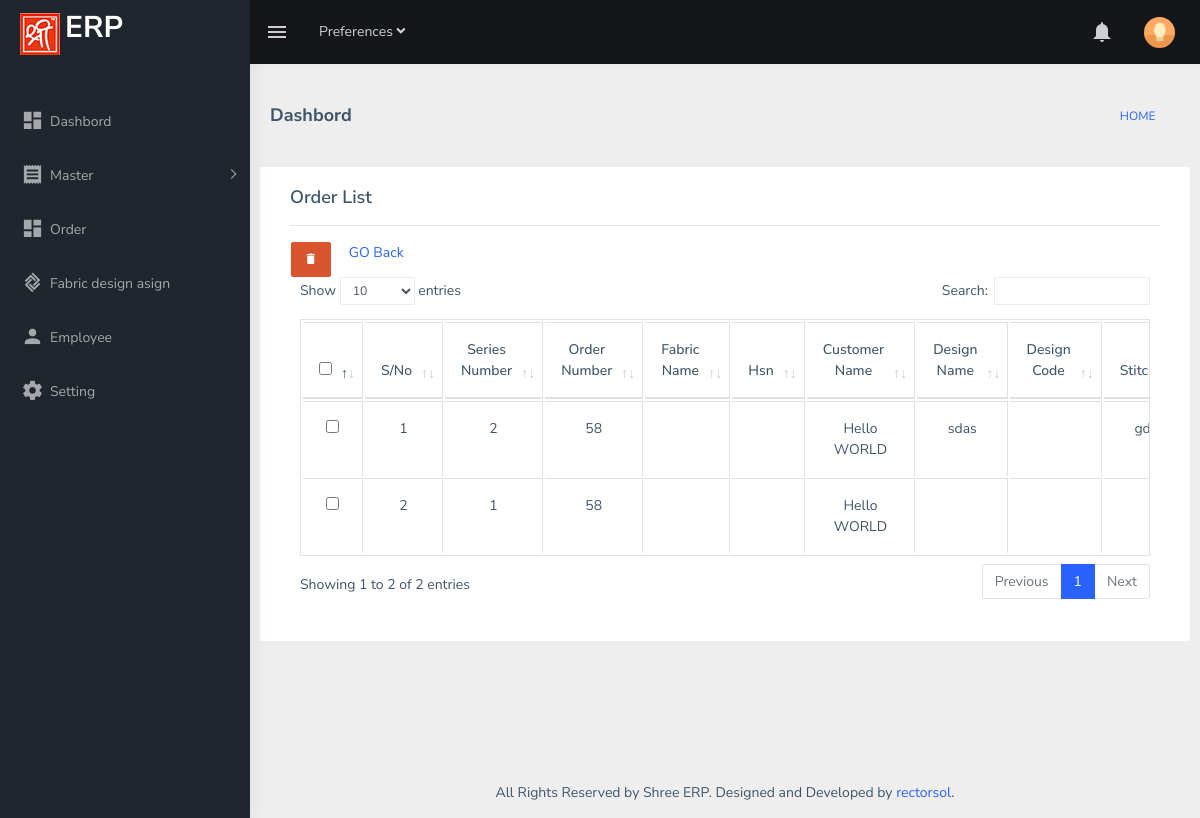
Before: /admin/orders/get_details/58 with the older database file.
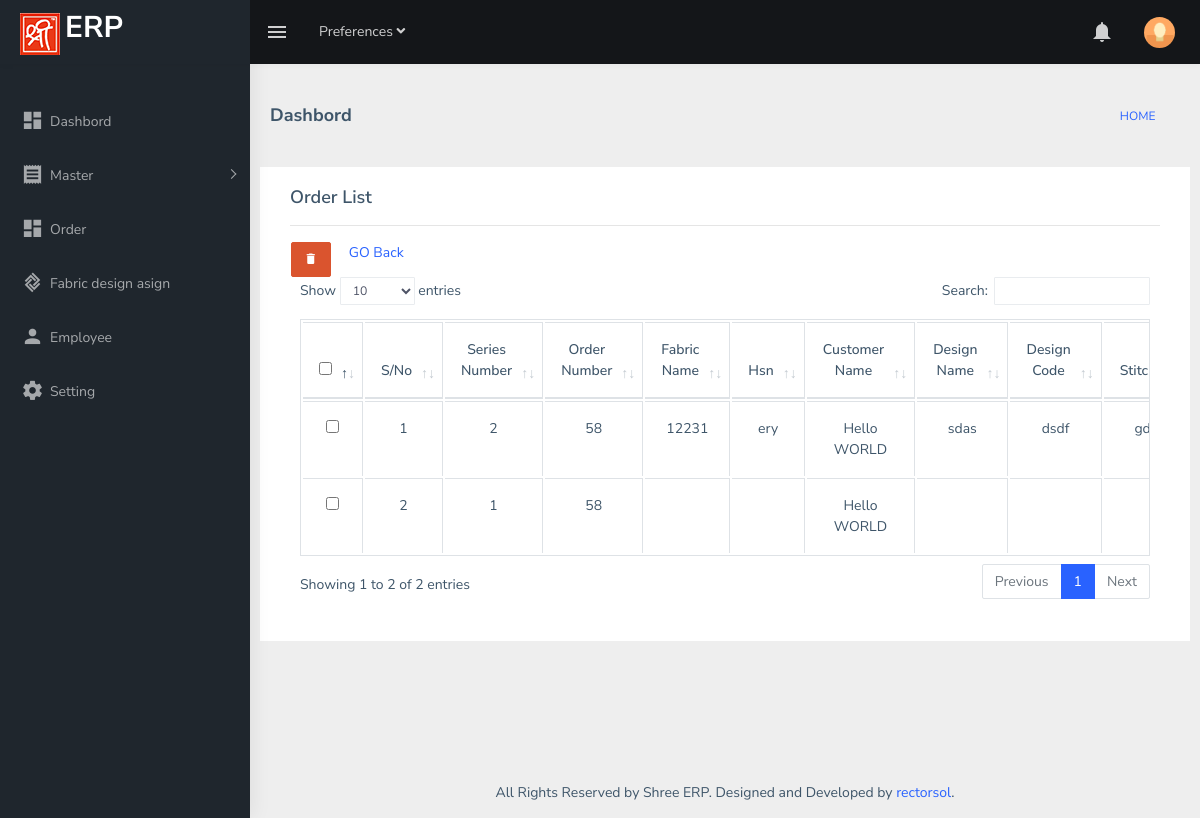
After: the same page with the newer database file.
### tables this page shows
CREATE TABLE `order_table` (
  `order_id` int(11) NOT NULL,
  `order_number` varchar(20) NOT NULL,
  `old_order_number` varchar(20) DEFAULT NULL,
  `customer_name` varchar(30) NOT NULL,
  `data_category` varchar(32) NOT NULL,
  `session` varchar(32) NOT NULL,
  `order_type` varchar(20) NOT NULL,
  `order_date` date NOT NULL,
  `deleted` tinyint(1) NOT NULL DEFAULT 0,
  `updated_at` timestamp NOT NULL DEFAULT current_timestamp(),
  `status` enum('NEW','DONE','CANCEL','IN-PROCESS') NOT NULL DEFAULT 'NEW'
);

CREATE TABLE `order_product` (
  `id` int(11) NOT NULL,
  `product_order_id` varchar(64) NOT NULL,
  `order_id` varchar(32) NOT NULL,
  `series_number` varchar(20) NOT NULL,
  `unit` varchar(20) NOT NULL,
  `quantity` int(11) NOT NULL,
  `priority` varchar(50) NOT NULL,
  `order_barcode` varchar(30) NOT NULL,
  `remark` varchar(20) NOT NULL,
  `design_code` varchar(50) NOT NULL,
  `fabric_name` varchar(30) NOT NULL,
  `hsn` varchar(30) NOT NULL,
  `design_name` varchar(30) NOT NULL,
  `stitch` varchar(30) NOT NULL,
  `dye` varchar(30) NOT NULL,
  `matching` varchar(30) NOT NULL,
  `status` enum('PENDING','CANCEL','INPROCESS','DONE') NOT NULL DEFAULT 'PENDING',
  `last_update` timestamp NOT NULL DEFAULT current_timestamp(),
  `deleted` tinyint(1) NOT NULL DEFAULT 0
);

### application/controllers/admin/Orders.php (called while the page is built, shortened)
<?php if ( ! defined('BASEPATH')) exit('No direct script access allowed');
class Orders extends CI_Controller {
public function __construct(){
     $this->load->model('common_model');
     $this->load->model('login_model');
     $this->load->model('Orders_model');;
     $this->load->library('barcode');
   $this->load->library('pdf');
  }
    public function get_details($order_id)
    {
        $order_id = sanitize_url($order_id);
        $data=array();
        $data['name']='Order List';
        $data['order_data']=$this->Orders_model->get_order($order_id);
        $data['main_content'] = $this->load->view('admin/order/show_order', $data, TRUE);
        $this->load->view('admin/index', $data);
    }
    }

### index.php (called while the page is built, shortened)
<?php
require_once BASEPATH.'core/CodeIgniter.php';

### application/models/Orders_model.php (called while the page is built, shortened)
<?php
	class Orders_model extends CI_Model {
 public function get_order($order_id)
 {
   $this->db->select('*');
   $this->db->from('order_table');
   $this->db->join('order_product ','order_table.order_id = order_product.order_id','inner');
   $this->db->where('order_table.order_id', $order_id);
   $query = $this->db->get();
   $query = $query->result_array();
   return $query;
 }
}

### application/views/admin/order/show_order.php (the view, shortened to what this page needs)
<div class="container-fluid">
    <div class="row">
        <div class="col-md-12 bg-white">
            <div class="card">
                <div class="card-body">
                    <h4 class="card-title">Order List</h4>
                    <hr>
                    <div class="widget-box">
                        <div class="widget-content nopadding">
                            <div class="row well">
                            &nbsp;&nbsp;&nbsp; <a type="button" class="btn btn-info pull-left delete_all  btn-danger" style="color:#fff;"><i class="mdi mdi-delete red"></i></a>&nbsp;&nbsp;&nbsp;&nbsp;&nbsp;
                             <a href="<?php echo base_url('admin/Orders/back') ?>" style="">GO Back</a>
                            </div>
                            <table class="table table-bordered data-table text-center table-responsive">
                                <thead class="">
                                    <tr class="odd" role="row">
                                        <th><input type="checkbox" class="sub_chk" id="master"></th>
                                        <th>S/No</th>
                                        <th>Series Number</th>
                                        <th>Order Number</th>
                                        <th>Fabric Name</th>
                                        <th>Hsn</th>
                                        <th>Customer Name</th>
                                        <th>Design Name</th>
                                         <th>Design Code</th>
                                        <th>Stitch</th>
                                    </tr>
                                </thead>
                                <tbody>
                                  <?php
                                        $id=1;
                                        foreach ($order_data as $value) { ?>
                                        <tr class="gradeU" id="tr_<?php echo $value['product_order_id']?>">
                                          <td><input type="checkbox" class="sub_chk" data-id="<?php echo $value['product_order_id'] ?>"></td>
                                          <td><?php echo $id ?></td>
                                          <td><?php echo $value['series_number']?></td>
                                          <td><?php echo $value['order_id'];?></td>
                                          <td><?php echo $value['fabric_name'];?></td>
                                          <td><?php echo $value['hsn'];?></td>
                                          <td><?php echo $value['customer_name'];?></td>
                                          <td><?php echo $value['design_name']?></td>
                                          <td><?php echo $value['design_code']?></td>
                                          <td><?php echo $value['stitch']?></td>
                                        </tr>
                                <?php $id=$id+1; } ?>
                                </tbody>
                            </table>
                        </div>
                    </div>
                </div>
            </div>
        </div>
    </div>
</div>

Changed rows visible on the page:
changed order_table "Hello WORLD": order_product.fabric_name (not shown) → "12231"; order_product.hsn (not shown) → "ery"; order_product.design_code (not shown) → "dsdf"
